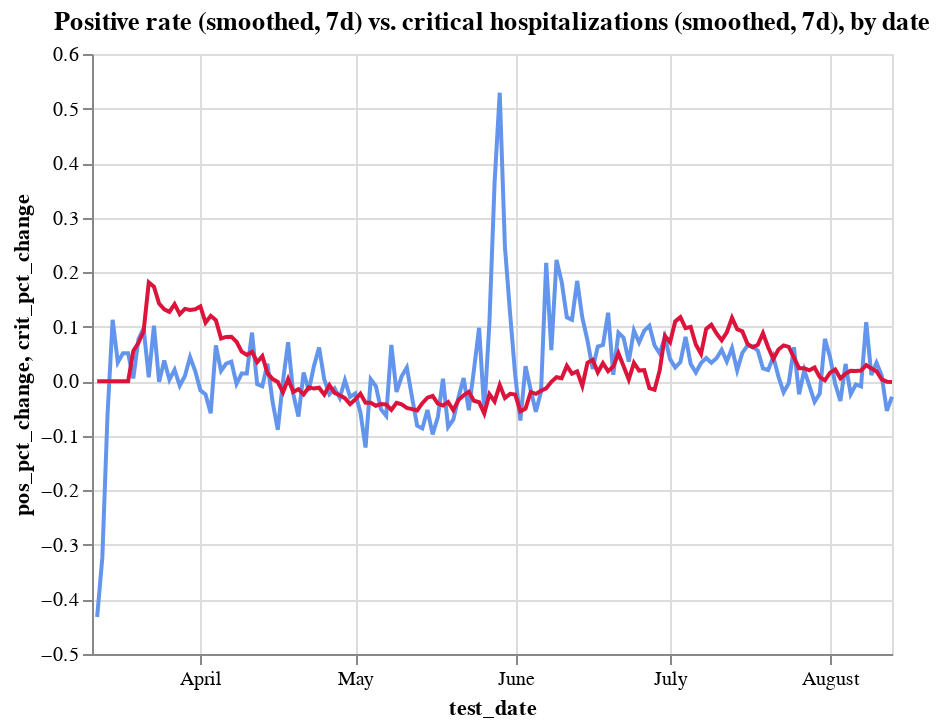

Notebook source saved alongside this figure:
### Code cell
c1 = alt.Chart(hos_and_rate
               .assign(pos_pct_change = lambda x: x.pos_pct_change.ewm(span=7).mean())
              ).mark_line(color='cornflowerblue').encode(
    x='test_date',
    y='pos_pct_change',
    tooltip=['test_date', 'positive_rate'],
)
c2 = alt.Chart(hos_and_rate
               .assign(crit_pct_change = lambda x: x.crit_pct_change.ewm(span=7).mean())
              ).mark_line(color='crimson').encode(
    x='test_date',
    y='crit_pct_change',
    tooltip=['test_date', 'critical'],
)


alt.layer(c1, c2).properties(title='Positive rate (smoothed, 7d) vs. critical hospitalizations (smoothed, 7d), by date')

### Figure 1 — Vega-Lite specification as saved in the notebook (floating-point values rounded to 4 significant figures; data arrays with more than 128 entries replaced by an {"elided": "..."} marker saying what was removed)
{"config": {"view": {"continuousWidth": 400, "continuousHeight": 300}}, "layer": [{"data": {"name": "data-3258d7fcee20e374a13054b00af62885"}, "mark": {"type": "line", "color": "cornflowerblue"}, "encoding": {"tooltip": [{"type": "temporal", "field": "test_date"}, {"type": "quantitative", "field": "positive_rate"}], "x": {"type": "temporal", "field": "test_date"}, "y": {"type": "quantitative", "field": "pos_pct_change"}}}, {"data": {"name": "data-4d374550ba7ac86326e51143c9135391"}, "mark": {"type": "line", "color": "crimson"}, "encoding": {"tooltip": [{"type": "temporal", "field": "test_date"}, {"type": "quantitative", "field": "critical"}], "x": {"type": "temporal", "field": "test_date"}, "y": {"type": "quantitative", "field": "crit_pct_change"}}}], "title": "Positive rate (smoothed, 7d) vs. critical hospitalizations (smoothed, 7d), by date", "$schema": "https://vega.github.io/schema/vega-lite/v4.8.1.json", "datasets": {"data-3258d7fcee20e374a13054b00af62885": {"elided": "156 records"}, "data-4d374550ba7ac86326e51143c9135391": {"elided": "156 records"}}}
